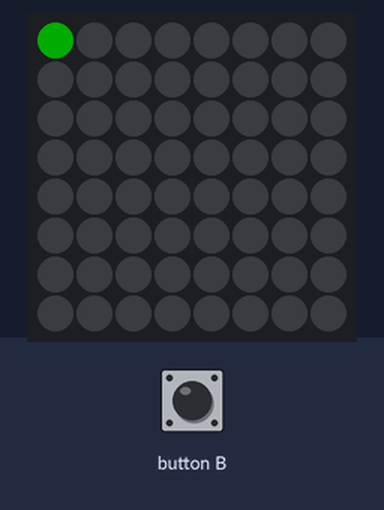
This program was run on a simulated BBC micro:bit (MakeCode). On the bench: 8×8 RGB LED matrix. Dim RGB values are drawn brighter than linear.

Above: at 0.01 s.
At 0.7 s:
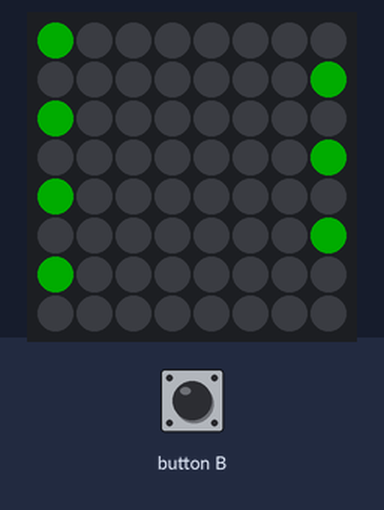
At 1.4 s:
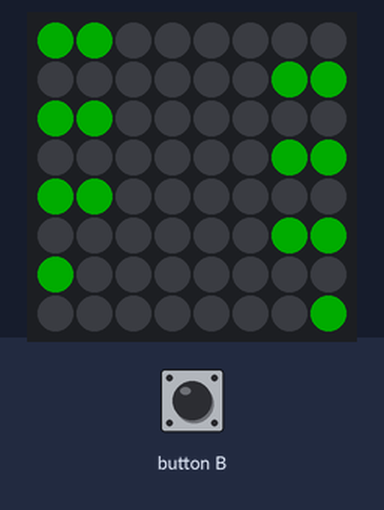
At 2.9 s:
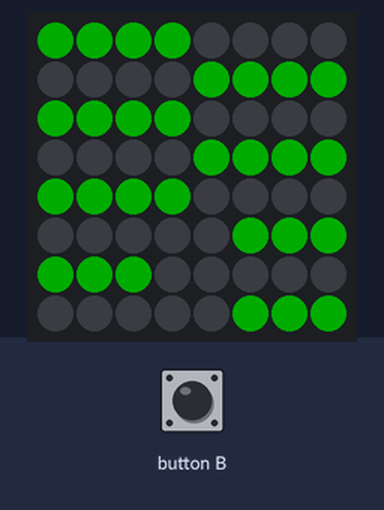
At 3.4 s:
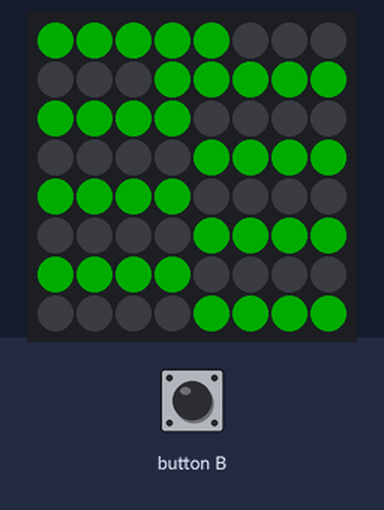
At 6.5 s:
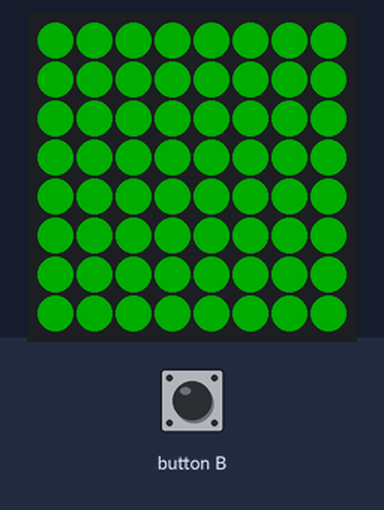

The program:

main.ts
```typescript
function init_matrix () {
    not_aus = 0
    pixel_anzahl = 64
    matrix_breite = 8
    strip = neopixel.create(DigitalPin.P0, pixel_anzahl, NeoPixelMode.RGB)
    strip.setMatrixWidth(matrix_breite)
    strip.setBrightness(50)
    baa_start()
}
function baa_start () {
    for (let y = 0; y <= 7; y++) {
        for (let x = 0; x <= matrix_breite - 1; x++) {
            pixel_ein(x, y)
        }
    }
    basic.pause(5000)
    strip.clear()
    strip.show()
}
function pixel_ein (x: number, y: number) {
    y_korr = Math.abs(x % 2 * 7 - y)
    strip.setMatrixColor(y_korr, x, neopixel.colors(NeoPixelColors.Green))
    strip.show()
    basic.pause(100)
}
input.onButtonPressed(Button.B, function () {
    strip.clear()
    strip.show()
})
/**
 * serial.writeValue("x", stromverbrauch)
 */
let y_korr = 0
let matrix_breite = 0
let pixel_anzahl = 0
let not_aus = 0
let strip: neopixel.Strip = null
namespace baaNeop {
    //% block
    export function helloWorld() {
        baa_start()
    }

    // note that Caml casing yields lower case
    // block text with spaces

    //% block
    export function camlCaseTwo() {
        basic.showNumber(112)
    }

    //% block
    export function ZeigeName() {
        basic.showString("Bachinger Alois")
    }

    //% block
    export function ZeigeDrei() {
       strip.showColor(neopixel.colors(NeoPixelColors.Blue))
    }

}
init_matrix()
```

test.ts
```typescript
// // Hier kann man Tests durchführen; diese Datei wird nicht kompiliert, wenn dieses Paket als Erweiterung verwendet wird.
```

Measured:
- what the display in image 5 shows lasts 5.1 s, from 6.4 s to 11.5 s
